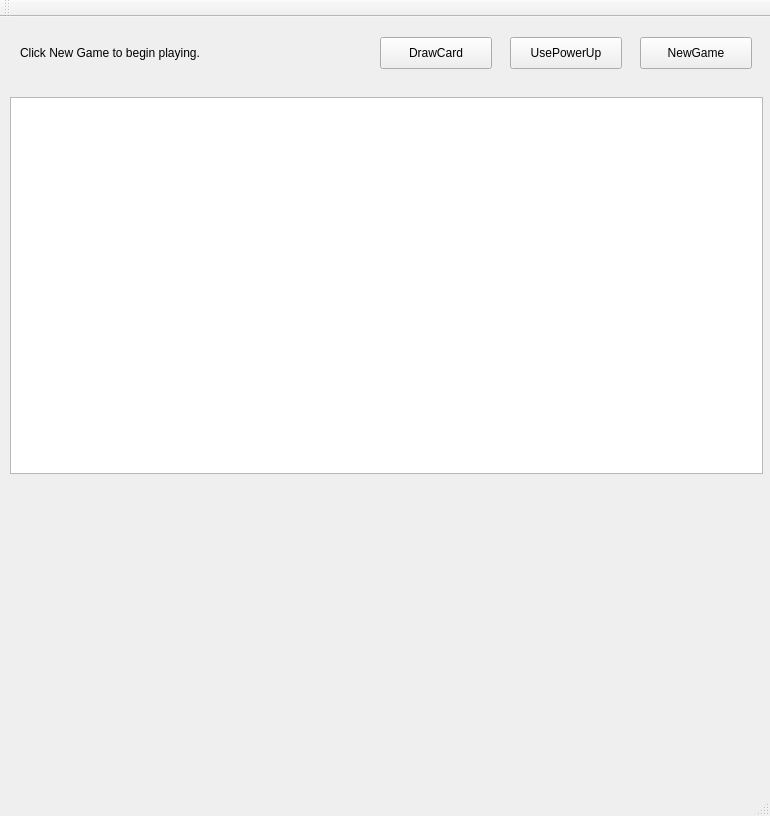
<?xml version="1.0" encoding="UTF-8"?>
<ui version="4.0">
 <class>BoardWindow</class>
 <widget class="QMainWindow" name="BoardWindow">
  <property name="geometry">
   <rect>
    <x>0</x>
    <y>0</y>
    <width>770</width>
    <height>816</height>
   </rect>
  </property>
  <property name="windowTitle">
   <string>BoardWindow</string>
  </property>
  <widget class="QWidget" name="centralWidget">
   <widget class="QPushButton" name="pushButton">
    <property name="geometry">
     <rect>
      <x>640</x>
      <y>20</y>
      <width>112</width>
      <height>32</height>
     </rect>
    </property>
    <property name="text">
     <string>NewGame</string>
    </property>
   </widget>
   <widget class="QGraphicsView" name="graphicsView">
    <property name="geometry">
     <rect>
      <x>10</x>
      <y>80</y>
      <width>753</width>
      <height>377</height>
     </rect>
    </property>
   </widget>
   <widget class="QPushButton" name="powerup_button">
    <property name="geometry">
     <rect>
      <x>510</x>
      <y>20</y>
      <width>112</width>
      <height>32</height>
     </rect>
    </property>
    <property name="text">
     <string>UsePowerUp</string>
    </property>
   </widget>
   <widget class="QPushButton" name="drawcard_button">
    <property name="geometry">
     <rect>
      <x>380</x>
      <y>20</y>
      <width>112</width>
      <height>32</height>
     </rect>
    </property>
    <property name="text">
     <string>DrawCard</string>
    </property>
   </widget>
   <widget class="QLabel" name="drawCardLabel">
    <property name="geometry">
     <rect>
      <x>50</x>
      <y>520</y>
      <width>651</width>
      <height>31</height>
     </rect>
    </property>
    <property name="text">
     <string/>
    </property>
   </widget>
   <widget class="QLabel" name="turnLabel">
    <property name="geometry">
     <rect>
      <x>20</x>
      <y>10</y>
      <width>291</width>
      <height>51</height>
     </rect>
    </property>
    <property name="text">
     <string>Click New Game to begin playing.</string>
    </property>
   </widget>
  </widget>
  <widget class="QMenuBar" name="menuBar">
   <property name="geometry">
    <rect>
     <x>0</x>
     <y>0</y>
     <width>770</width>
     <height>22</height>
    </rect>
   </property>
  </widget>
  <widget class="QToolBar" name="mainToolBar">
   <attribute name="toolBarArea">
    <enum>TopToolBarArea</enum>
   </attribute>
   <attribute name="toolBarBreak">
    <bool>false</bool>
   </attribute>
  </widget>
  <widget class="QStatusBar" name="statusBar"/>
 </widget>
 <layoutdefault spacing="6" margin="11"/>
 <resources/>
 <connections/>
</ui>
